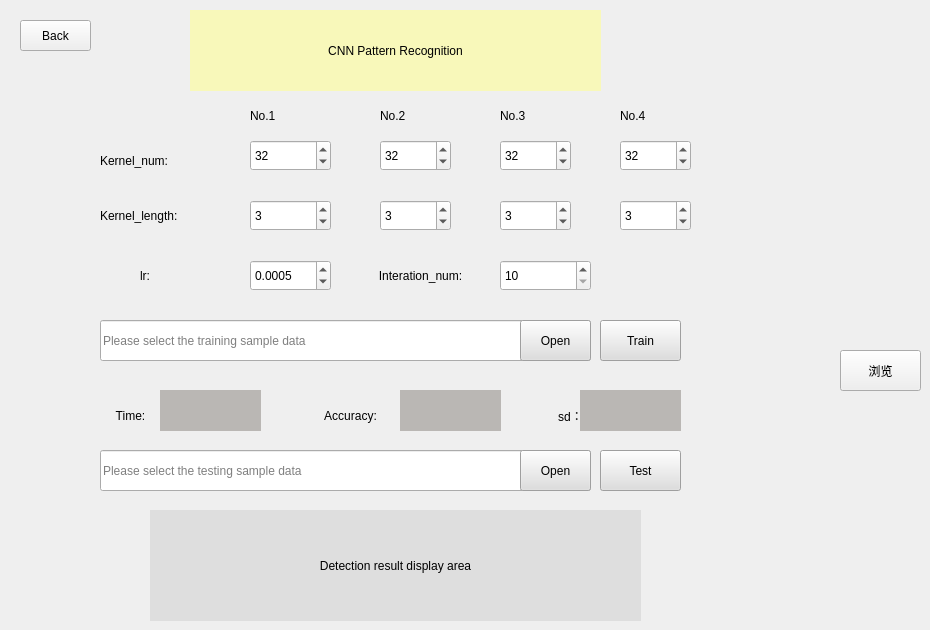
   <widget class="QWidget" name="page_6">
    <widget class="QPushButton" name="pushButton_13">
     <property name="geometry">
      <rect>
       <x>20</x>
       <y>20</y>
       <width>71</width>
       <height>31</height>
      </rect>
     </property>
     <property name="styleSheet">
      <string notr="true">font: 10pt &quot;Times New Roman&quot;;</string>
     </property>
     <property name="text">
      <string>Back</string>
     </property>
    </widget>
    <widget class="QLabel" name="label_4">
     <property name="geometry">
      <rect>
       <x>380</x>
       <y>100</y>
       <width>61</width>
       <height>31</height>
      </rect>
     </property>
     <property name="styleSheet">
      <string notr="true">font: 75 12pt &quot;Times New Roman&quot;;</string>
     </property>
     <property name="text">
      <string>No.2</string>
     </property>
    </widget>
    <widget class="QLabel" name="label_5">
     <property name="geometry">
      <rect>
       <x>500</x>
       <y>100</y>
       <width>61</width>
       <height>31</height>
      </rect>
     </property>
     <property name="styleSheet">
      <string notr="true">font: 75 12pt &quot;Times New Roman&quot;;</string>
     </property>
     <property name="text">
      <string>No.3</string>
     </property>
    </widget>
    <widget class="QSpinBox" name="s_1">
     <property name="geometry">
      <rect>
       <x>250</x>
       <y>200</y>
       <width>81</width>
       <height>31</height>
      </rect>
     </property>
     <property name="styleSheet">
      <string notr="true">font: 12pt &quot;Times New Roman&quot;;</string>
     </property>
     <property name="minimum">
      <number>1</number>
     </property>
     <property name="value">
      <number>3</number>
     </property>
    </widget>
    <widget class="QSpinBox" name="k_1">
     <property name="geometry">
      <rect>
       <x>250</x>
       <y>140</y>
       <width>81</width>
       <height>31</height>
      </rect>
     </property>
     <property name="styleSheet">
      <string notr="true">font: 12pt &quot;Times New Roman&quot;;</string>
     </property>
     <property name="minimum">
      <number>2</number>
     </property>
     <property name="maximum">
      <number>1000</number>
     </property>
     <property name="value">
      <number>32</number>
     </property>
    </widget>
    <widget class="QSpinBox" name="s_3">
     <property name="geometry">
      <rect>
       <x>500</x>
       <y>200</y>
       <width>71</width>
       <height>31</height>
      </rect>
     </property>
     <property name="styleSheet">
      <string notr="true">font: 12pt &quot;Times New Roman&quot;;</string>
     </property>
     <property name="minimum">
      <number>1</number>
     </property>
     <property name="value">
      <number>3</number>
     </property>
    </widget>
    <widget class="QLabel" name="label_6">
     <property name="geometry">
      <rect>
       <x>620</x>
       <y>100</y>
       <width>71</width>
       <height>31</height>
      </rect>
     </property>
     <property name="styleSheet">
      <string notr="true">font: 75 12pt &quot;Times New Roman&quot;;</string>
     </property>
     <property name="text">
      <string>No.4</string>
     </property>
    </widget>
    <widget class="QSpinBox" name="s_2">
     <property name="geometry">
      <rect>
       <x>380</x>
       <y>200</y>
       <width>71</width>
       <height>31</height>
      </rect>
     </property>
     <property name="styleSheet">
      <string notr="true">font: 12pt &quot;Times New Roman&quot;;</string>
     </property>
     <property name="minimum">
      <number>1</number>
     </property>
     <property name="value">
      <number>3</number>
     </property>
    </widget>
    <widget class="QLabel" name="label_3">
     <property name="geometry">
      <rect>
       <x>250</x>
       <y>100</y>
       <width>71</width>
       <height>31</height>
      </rect>
     </property>
     <property name="styleSheet">
      <string notr="true">font: 75 12pt &quot;Times New Roman&quot;;</string>
     </property>
     <property name="text">
      <string>No.1</string>
     </property>
    </widget>
    <widget class="QSpinBox" name="k_3">
     <property name="geometry">
      <rect>
       <x>500</x>
       <y>140</y>
       <width>71</width>
       <height>31</height>
      </rect>
     </property>
     <property name="styleSheet">
      <string notr="true">font: 12pt &quot;Times New Roman&quot;;</string>
     </property>
     <property name="minimum">
      <number>2</number>
     </property>
     <property name="maximum">
      <number>1000</number>
     </property>
     <property name="value">
      <number>32</number>
     </property>
    </widget>
    <widget class="QSpinBox" name="k_2">
     <property name="geometry">
      <rect>
       <x>380</x>
       <y>140</y>
       <width>71</width>
       <height>31</height>
      </rect>
     </property>
     <property name="styleSheet">
      <string notr="true">font: 12pt &quot;Times New Roman&quot;;</string>
     </property>
     <property name="minimum">
      <number>2</number>
     </property>
     <property name="maximum">
      <number>1000</number>
     </property>
     <property name="value">
      <number>32</number>
     </property>
    </widget>
    <widget class="QSpinBox" name="k_4">
     <property name="geometry">
      <rect>
       <x>620</x>
       <y>140</y>
       <width>71</width>
       <height>31</height>
      </rect>
     </property>
     <property name="styleSheet">
      <string notr="true">font: 12pt &quot;Times New Roman&quot;;</string>
     </property>
     <property name="minimum">
      <number>2</number>
     </property>
     <property name="maximum">
      <number>1000</number>
     </property>
     <property name="value">
      <number>32</number>
     </property>
    </widget>
    <widget class="QSpinBox" name="s_4">
     <property name="geometry">
      <rect>
       <x>620</x>
       <y>200</y>
       <width>71</width>
       <height>31</height>
      </rect>
     </property>
     <property name="styleSheet">
      <string notr="true">font: 12pt &quot;Times New Roman&quot;;</string>
     </property>
     <property name="minimum">
      <number>1</number>
     </property>
     <property name="value">
      <number>3</number>
     </property>
    </widget>
    <widget class="QLabel" name="label_13">
     <property name="geometry">
      <rect>
       <x>140</x>
       <y>260</y>
       <width>81</width>
       <height>31</height>
      </rect>
     </property>
     <property name="styleSheet">
      <string notr="true">font: 75 12pt &quot;Times New Roman&quot;;</string>
     </property>
     <property name="text">
      <string>lr:</string>
     </property>
    </widget>
    <widget class="QLabel" name="label_14">
     <property name="geometry">
      <rect>
       <x>340</x>
       <y>260</y>
       <width>161</width>
       <height>31</height>
      </rect>
     </property>
     <property name="styleSheet">
      <string notr="true">font: 75 12pt &quot;Times New Roman&quot;;</string>
     </property>
     <property name="text">
      <string>Interation_num:</string>
     </property>
     <property name="alignment">
      <set>Qt::AlignCenter</set>
     </property>
    </widget>
    <widget class="QSpinBox" name="interation_num">
     <property name="geometry">
      <rect>
       <x>500</x>
       <y>260</y>
       <width>91</width>
       <height>31</height>
      </rect>
     </property>
     <property name="styleSheet">
      <string>font: 12pt &quot;Times New Roman&quot;;</string>
     </property>
     <property name="minimum">
      <number>10</number>
     </property>
     <property name="maximum">
      <number>5000</number>
     </property>
    </widget>
    <widget class="QDoubleSpinBox" name="lr">
     <property name="geometry">
      <rect>
       <x>250</x>
       <y>260</y>
       <width>81</width>
       <height>31</height>
      </rect>
     </property>
     <property name="styleSheet">
      <string>font: 12pt &quot;Times New Roman&quot;;</string>
     </property>
     <property name="decimals">
      <number>4</number>
     </property>
     <property name="maximum">
      <double>1.000000000000000</double>
     </property>
     <property name="singleStep">
      <double>0.000100000000000</double>
     </property>
     <property name="value">
      <double>0.000500000000000</double>
     </property>
    </widget>
    <widget class="QPushButton" name="pushButton_35">
     <property name="geometry">
      <rect>
       <x>840</x>
       <y>350</y>
       <width>81</width>
       <height>41</height>
      </rect>
     </property>
     <property name="text">
      <string>浏览</string>
     </property>
    </widget>
    <widget class="QLabel" name="label_18">
     <property name="geometry">
      <rect>
       <x>100</x>
       <y>190</y>
       <width>151</width>
       <height>51</height>
      </rect>
     </property>
     <property name="styleSheet">
      <string notr="true">font: 75 12pt &quot;Times New Roman&quot;;</string>
     </property>
     <property name="text">
      <string>Kernel_length:</string>
     </property>
    </widget>
    <widget class="QLabel" name="label_19">
     <property name="geometry">
      <rect>
       <x>100</x>
       <y>140</y>
       <width>151</width>
       <height>41</height>
      </rect>
     </property>
     <property name="styleSheet">
      <string notr="true">font: 75 12pt &quot;Times New Roman&quot;;</string>
     </property>
     <property name="text">
      <string>Kernel_num:</string>
     </property>
    </widget>
    <widget class="QLabel" name="cnn_res_show">
     <property name="geometry">
      <rect>
       <x>150</x>
       <y>510</y>
       <width>491</width>
       <height>111</height>
      </rect>
     </property>
     <property name="styleSheet">
      <string notr="true">background-color: rgb(222, 222, 222);
font:75 11pt &quot;Times New Roman&quot;;</string>
     </property>
     <property name="text">
      <string>Detection result display area</string>
     </property>
     <property name="alignment">
      <set>Qt::AlignCenter</set>
     </property>
    </widget>
    <widget class="QLabel" name="label_46">
     <property name="geometry">
      <rect>
       <x>290</x>
       <y>400</y>
       <width>121</width>
       <height>31</height>
      </rect>
     </property>
     <property name="styleSheet">
      <string notr="true">font: 75 12pt &quot;Times New Roman&quot;;</string>
     </property>
     <property name="text">
      <string>Accuracy:</string>
     </property>
     <property name="alignment">
      <set>Qt::AlignCenter</set>
     </property>
    </widget>
    <widget class="QPushButton" name="cnn_test_btn">
     <property name="geometry">
      <rect>
       <x>600</x>
       <y>450</y>
       <width>81</width>
       <height>41</height>
      </rect>
     </property>
     <property name="styleSheet">
      <string notr="true">background-color: rgb(222, 222, 222);
font: 11pt &quot;Times New Roman&quot;;</string>
     </property>
     <property name="text">
      <string>Test</string>
     </property>
    </widget>
    <widget class="QPushButton" name="cnn_train_browse_btn">
     <property name="geometry">
      <rect>
       <x>520</x>
       <y>320</y>
       <width>71</width>
       <height>41</height>
      </rect>
     </property>
     <property name="styleSheet">
      <string notr="true">background-color: rgb(222, 222, 222);
font: 11pt &quot;Times New Roman&quot;;</string>
     </property>
     <property name="text">
      <string>Open</string>
     </property>
    </widget>
    <widget class="QPushButton" name="cnn_test_browse_btn">
     <property name="geometry">
      <rect>
       <x>520</x>
       <y>450</y>
       <width>71</width>
       <height>41</height>
      </rect>
     </property>
     <property name="styleSheet">
      <string notr="true">background-color: rgb(222, 222, 222);
font: 11pt &quot;Times New Roman&quot;;</string>
     </property>
     <property name="text">
      <string>Open</string>
     </property>
    </widget>
    <widget class="QPushButton" name="cnn_train_btn">
     <property name="geometry">
      <rect>
       <x>600</x>
       <y>320</y>
       <width>81</width>
       <height>41</height>
      </rect>
     </property>
     <property name="styleSheet">
      <string notr="true">background-color: rgb(222, 222, 222);
font: 11pt &quot;Times New Roman&quot;;</string>
     </property>
     <property name="text">
      <string>Train</string>
     </property>
    </widget>
    <widget class="QLineEdit" name="cnn_test_file_path">
     <property name="geometry">
      <rect>
       <x>100</x>
       <y>450</y>
       <width>491</width>
       <height>41</height>
      </rect>
     </property>
     <property name="styleSheet">
      <string notr="true">font:75 12pt &quot;Times New Roman&quot;;</string>
     </property>
     <property name="placeholderText">
      <string>Please select the testing sample data</string>
     </property>
    </widget>
    <widget class="QLabel" name="cnn_train_res">
     <property name="geometry">
      <rect>
       <x>400</x>
       <y>390</y>
       <width>101</width>
       <height>41</height>
      </rect>
     </property>
     <property name="styleSheet">
      <string notr="true">background-color: rgb(186, 183, 180);
font: 12pt &quot;Times New Roman&quot;;</string>
     </property>
     <property name="text">
      <string/>
     </property>
     <property name="alignment">
      <set>Qt::AlignCenter</set>
     </property>
    </widget>
    <widget class="QLineEdit" name="cnn_train_file_path">
     <property name="geometry">
      <rect>
       <x>100</x>
       <y>320</y>
       <width>491</width>
       <height>41</height>
      </rect>
     </property>
     <property name="styleSheet">
      <string notr="true">font: 12pt &quot;Times New Roman&quot;;</string>
     </property>
     <property name="placeholderText">
      <string>Please select the training sample data</string>
     </property>
    </widget>
    <widget class="QLabel" name="label_65">
     <property name="geometry">
      <rect>
       <x>190</x>
       <y>10</y>
       <width>411</width>
       <height>81</height>
      </rect>
     </property>
     <property name="styleSheet">
      <string notr="true">font: 12pt &quot;Times New Roman&quot;;
background-color: rgb(248, 248, 186);</string>
     </property>
     <property name="text">
      <string>CNN Pattern Recognition</string>
     </property>
     <property name="alignment">
      <set>Qt::AlignCenter</set>
     </property>
    </widget>
    <widget class="QLabel" name="cnn_train_time">
     <property name="geometry">
      <rect>
       <x>160</x>
       <y>390</y>
       <width>101</width>
       <height>41</height>
      </rect>
     </property>
     <property name="styleSheet">
      <string notr="true">background-color: rgb(186, 183, 180);
font: 12pt &quot;Times New Roman&quot;;</string>
     </property>
     <property name="text">
      <string/>
     </property>
     <property name="alignment">
      <set>Qt::AlignCenter</set>
     </property>
    </widget>
    <widget class="QLabel" name="label_69">
     <property name="geometry">
      <rect>
       <x>90</x>
       <y>400</y>
       <width>81</width>
       <height>31</height>
      </rect>
     </property>
     <property name="styleSheet">
      <string notr="true">font: 75 12pt &quot;Times New Roman&quot;;</string>
     </property>
     <property name="text">
      <string>Time:</string>
     </property>
     <property name="alignment">
      <set>Qt::AlignCenter</set>
     </property>
    </widget>
    <widget class="QLabel" name="label_77">
     <property name="geometry">
      <rect>
       <x>510</x>
       <y>400</y>
       <width>121</width>
       <height>31</height>
      </rect>
     </property>
     <property name="styleSheet">
      <string notr="true">font: 75 12pt &quot;Times New Roman&quot;;</string>
     </property>
     <property name="text">
      <string>sd：</string>
     </property>
     <property name="alignment">
      <set>Qt::AlignCenter</set>
     </property>
    </widget>
    <widget class="QLabel" name="cnn_train_sd">
     <property name="geometry">
      <rect>
       <x>580</x>
       <y>390</y>
       <width>101</width>
       <height>41</height>
      </rect>
     </property>
     <property name="styleSheet">
      <string notr="true">background-color: rgb(186, 183, 180);
font: 12pt &quot;Times New Roman&quot;;</string>
     </property>
     <property name="text">
      <string/>
     </property>
     <property name="alignment">
      <set>Qt::AlignCenter</set>
     </property>
    </widget>
    <zorder>cnn_train_file_path</zorder>
    <zorder>cnn_test_file_path</zorder>
    <zorder>pushButton_13</zorder>
    <zorder>label_4</zorder>
    <zorder>label_5</zorder>
    <zorder>s_1</zorder>
    <zorder>k_1</zorder>
    <zorder>s_3</zorder>
    <zorder>label_6</zorder>
    <zorder>s_2</zorder>
    <zorder>label_3</zorder>
    <zorder>k_3</zorder>
    <zorder>k_2</zorder>
    <zorder>k_4</zorder>
    <zorder>s_4</zorder>
    <zorder>label_13</zorder>
    <zorder>label_14</zorder>
    <zorder>interation_num</zorder>
    <zorder>lr</zorder>
    <zorder>pushButton_35</zorder>
    <zorder>label_18</zorder>
    <zorder>label_19</zorder>
    <zorder>cnn_res_show</zorder>
    <zorder>label_46</zorder>
    <zorder>cnn_test_btn</zorder>
    <zorder>cnn_train_browse_btn</zorder>
    <zorder>cnn_test_browse_btn</zorder>
    <zorder>cnn_train_btn</zorder>
    <zorder>cnn_train_res</zorder>
    <zorder>label_65</zorder>
    <zorder>cnn_train_time</zorder>
    <zorder>label_69</zorder>
    <zorder>label_77</zorder>
    <zorder>cnn_train_sd</zorder>
   </widget>
